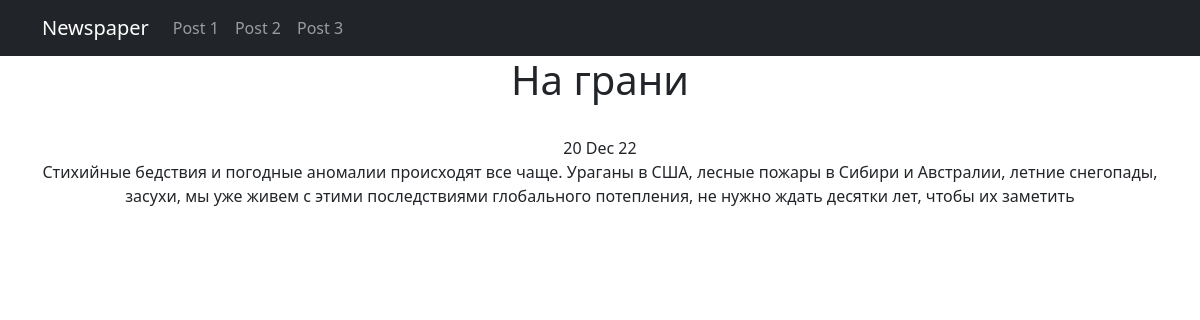
Screenshot of /news/1 with the database file from the repository.
### news/models.py (models this page shows, shortened)
class Post(models.Model):
    author = models.ForeignKey(Author, on_delete=models.CASCADE)
    NEWS = 'NW'
    ARTICLE = 'AR'
    CATEGORY_CHOICES = (
        (NEWS, 'Новость'),
        (ARTICLE, 'Статья'),
    )
    categoryType = models.CharField(max_length=2, choices=CATEGORY_CHOICES, default=ARTICLE)
    dateCreation = models.DateTimeField(auto_now_add=True)
    postCategory = models.ManyToManyField(Category, through='PostCategory')
    title = models.CharField(max_length=128)
    text = models.TextField()
    rating = models.SmallIntegerField(default=0)

### news/views.py (the view)
# urls.py: path('<int:pk>', PostDetail.as_view()),
class PostDetail(DetailView):
    model = Post
    template_name = 'post.html'
    context_object_name = 'post'

### news/templatetags/custom_filters.py (called while the page is built)
@register.filter()
def censor(text):
    text_cens = ''
    for word in text.split():
        if word.strip('.,"/') in CENSORED:
            word = (word[:1] + ('*' * (len(word) - 1)))
        text_cens += f'{word + " "}'
    return text_cens

### templates/post.html (shortened to what this page needs)
{% extends 'flatpages/default.html' %}
{% load custom_filters %}
{% block content %}
<h1>{{ post.title|censor }}</h1><br>
{{post.dateCreation|date:'d M y'}}<br>
{{post.text|censor}}
{% endblock content %}

### rows the page displays
Post: title|censor "На грани", dateCreation "20 Dec 22", text|censor "Стихийные бедствия и погодные аномалии происходят все чаще. Ураганы в США, лесные пожары в Сибири и Австралии, летние снегопады, засухи, мы уже живем с этими последствиями глобального потепления, не нужно ждать десятки лет, чтобы их заметить"
